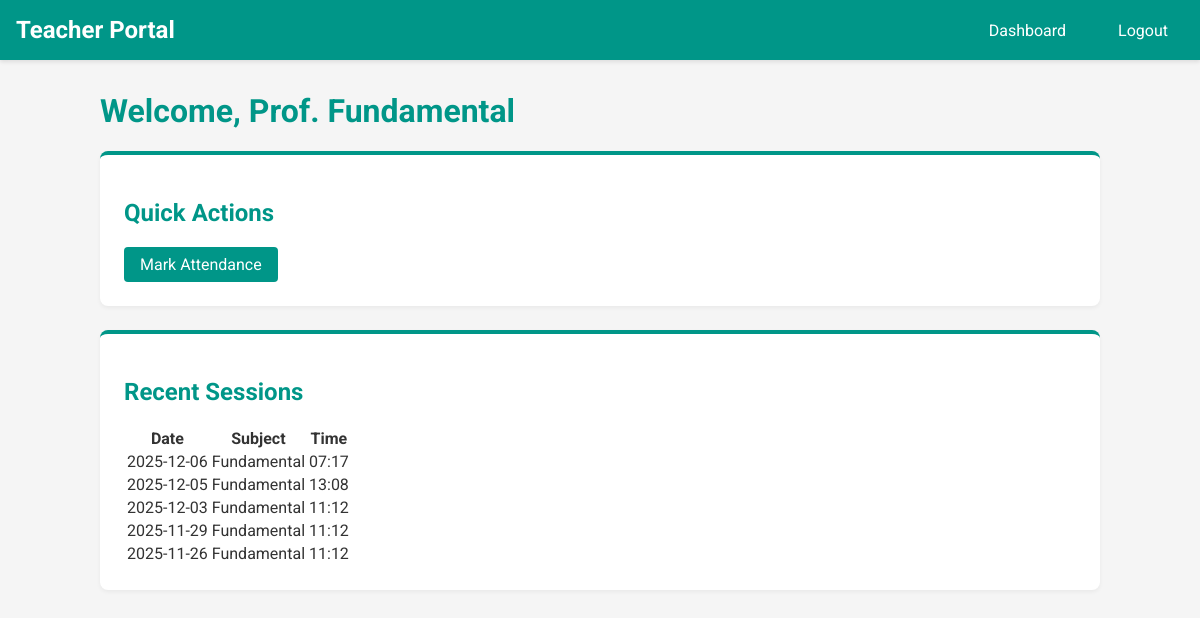
Page /teacher/dashboard (signed in) on the committed database.
### app/models.py (models this page shows)
class Teacher(db.Model):
    id = db.Column(db.Integer, primary_key=True)
    user_id = db.Column(db.Integer, db.ForeignKey('user.id'), nullable=False)
    name = db.Column(db.String(100), nullable=False)
    email = db.Column(db.String(120), unique=True, nullable=False)

class AttendanceSession(db.Model):
    id = db.Column(db.Integer, primary_key=True)
    teacher_id = db.Column(db.Integer, db.ForeignKey('teacher.id'), nullable=False)
    subject_id = db.Column(db.Integer, db.ForeignKey('subject.id'), nullable=False)
    date = db.Column(db.Date, nullable=False, default=datetime.utcnow)
    created_at = db.Column(db.DateTime, default=datetime.utcnow)
    records = db.relationship('AttendanceRecord', backref='session', lazy=True)
    subject = db.relationship('Subject', backref='sessions')

class Subject(db.Model):
    id = db.Column(db.Integer, primary_key=True)
    name = db.Column(db.String(100), nullable=False)
    semester = db.Column(db.Integer, nullable=False)

### app/routes/teacher.py (the view)
@teacher_bp.route('/dashboard')
@teacher_required
def dashboard():
    teacher = Teacher.query.filter_by(user_id=current_user.id).first()
    subjects = Subject.query.all()
    recent_sessions = AttendanceSession.query.filter_by(teacher_id=teacher.id).order_by(AttendanceSession.created_at.desc()).limit(5).all()
    return render_template('teacher/dashboard.html', teacher=teacher, subjects=subjects, recent_sessions=recent_sessions)

### app/routes/teacher.py (called while the page is built)
def teacher_required(f):
    @wraps(f)
    def decorated_function(*args, **kwargs):
        if not current_user.is_authenticated or current_user.role != 'teacher':
            flash('You must be a teacher to access this page.')
            return redirect(url_for('teacher.login'))
        return f(*args, **kwargs)
    return decorated_function

### app/templates/teacher/dashboard.html
{% extends "teacher/base.html" %}
{% block content %}
<h1>Welcome, {{ teacher.name }}</h1>
<div class="card">
    <h2>Quick Actions</h2>
    <a href="{{ url_for('teacher.mark_attendance') }}" class="btn">Mark Attendance</a>
</div>
<div class="card">
    <h2>Recent Sessions</h2>
    {% if recent_sessions %}
    <table>
        <thead>
            <tr>
                <th>Date</th>
                <th>Subject</th>
                <th>Time</th>
            </tr>
        </thead>
        <tbody>
            {% for session in recent_sessions %}
            <tr>
                <td>{{ session.date.strftime('%Y-%m-%d') }}</td>
                <td>{{ session.subject.name }}</td>
                <td>{{ session.created_at.strftime('%H:%M') }}</td>
            </tr>
            {% endfor %}
        </tbody>
    </table>
    {% else %}
    <p>No attendance sessions recorded yet.</p>
    {% endif %}
</div>
{% endblock %}

### app/static/css/teacher.css (style rules this page uses)
:root { --primary-color: #009688; --secondary-color: #e0f2f1; --accent-color: #00796b; --text-color: #333; --bg-color: #f5f5f5; --card-bg: #ffffff; }
body { font-family: 'Roboto', sans-serif; background-color: var(--bg-color); color: var(--text-color); margin: 0; padding: 0; }
.card { background-color: var(--card-bg); padding: 1.5rem; border-radius: 8px; box-shadow: 0 2px 4px rgba(0, 0, 0, 0.05); margin-bottom: 1.5rem; border-top: 4px solid var(--primary-color); }
h1, h2, h3 { color: var(--primary-color); }
button, .btn { background-color: var(--primary-color); color: white; border: none; padding: 0.5rem 1rem; border-radius: 4px; cursor: pointer; text-decoration: none; display: inline-block; }

### rows in the picture
Teacher: name "Prof. Fundamental"
AttendanceSession: date "2025-12-06", subject.name "Fundamental", created_at "07:17"
AttendanceSession: date "2025-12-05", subject.name "Fundamental", created_at "13:08"
AttendanceSession: date "2025-12-03", subject.name "Fundamental", created_at "11:12"
AttendanceSession: date "2025-11-29", subject.name "Fundamental", created_at "11:12"
AttendanceSession: date "2025-11-26", subject.name "Fundamental", created_at "11:12"
